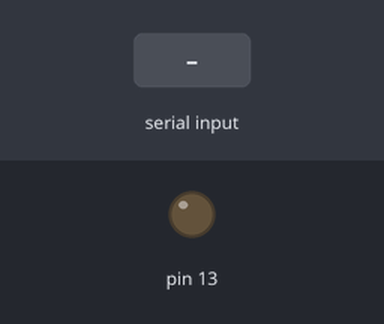
The sketch below on a simulated Arduino Uno, built with avr-gcc and run on an emulated ATmega328P. Shown: output pins drawn as LEDs (lit = HIGH). The test bench sets the inputs (shaded band).

Above: at 1.2 s.
1.3 s: byte 30 received over Serial
Timing chart, 0 to 4.3 s (numbered marks = the images above; inputs shaded):
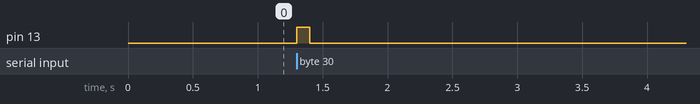

Measured:
- after the input at 1.3 s, pin 13: LOW → HIGH at once, → LOW 0.10 s later

The sketch:

test_serial.ino
```cpp
#define  ON  true
#define OFF false
#define NBR_SEG 5

// pour un ardurino un long fait 32 bit
typedef struct  s_light_pack
{
  long  beg;
  long  period;
  long  offset;
  long  nbr_seg;
  long  lst_pt[NBR_SEG * 2];
  long  end;
}   t_segments;


void    pin_test(int tick)
{
  digitalWrite(13, HIGH);
  delay(tick);
  digitalWrite(13, LOW);
  delay(tick);
}


void setup() {
  pinMode(13, OUTPUT);
  Serial.begin(9600);
  digitalWrite(13, LOW);
}


  byte  buf[256];

void serialEvent()
{
  int i;
  int pack_size;

  pack_size = sizeof(t_segments);
  for(i = 0;i < pack_size && Serial.available(); i++)
  {
    buf[i] = Serial.read();
  }

    pin_test((i == pack_size) ? 1000 : 100);
}

void loop() {
  // put your main code here, to run repeatedly:

}
```
